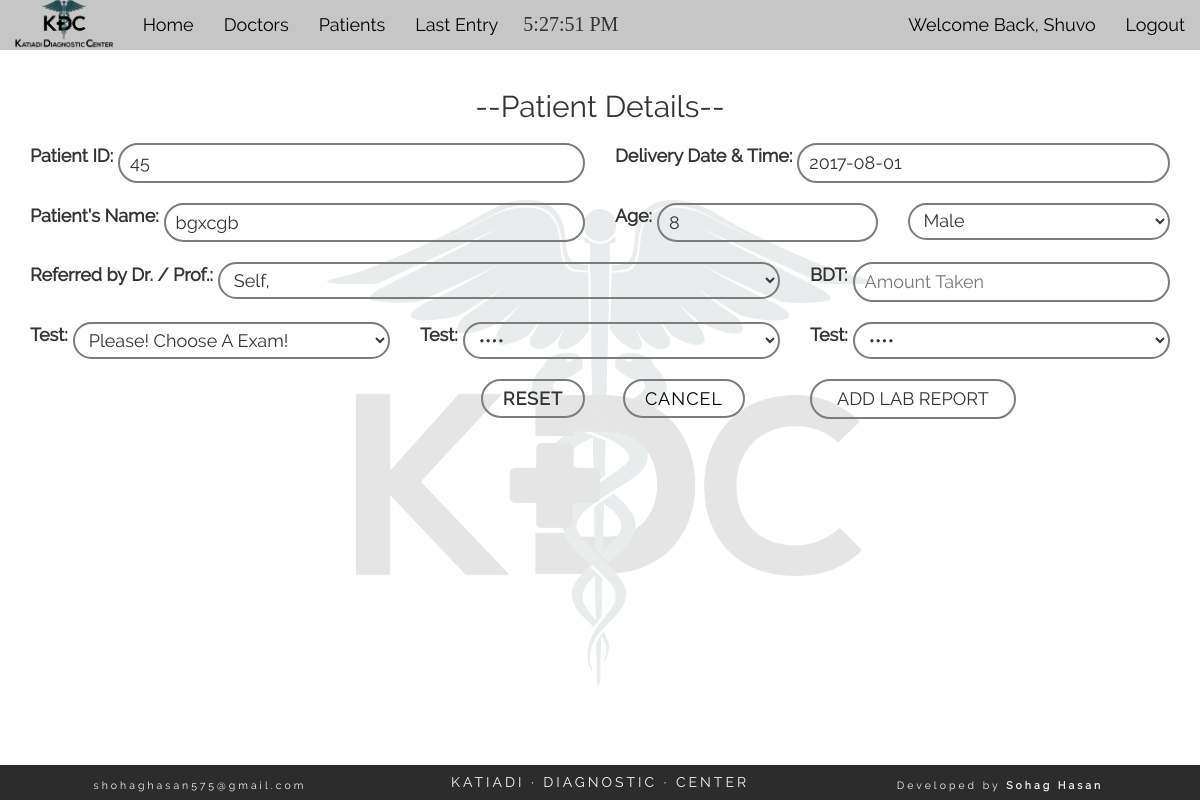
The page /pat_info.php?p_id=45 (signed in) on the database its author committed.
### tables this page shows
CREATE TABLE "patient" (
	`lab_id`	INTEGER NOT NULL PRIMARY KEY AUTOINCREMENT,
	`p_id`	int(11) NOT NULL,
	`p_datetime`	datetime NOT NULL,
	`p_name`	varchar(200) NOT NULL,
	`p_age`	int(11) NOT NULL,
	`sex`	varchar(10) NOT NULL,
	`doctor_id`	int(11) NOT NULL,
	`specimen1`	varchar(50) NOT NULL,
	`specimen2`	varchar(50) NOT NULL,
	`specimen3`	varchar(50) NOT NULL,
	`status`	int(1) NOT NULL,
	`pat_amount`	INTEGER,
	`doc_amount`	INTEGER,
	`whenadded`	TEXT
);

CREATE TABLE "doctor" (
	`doctor_id`	INTEGER NOT NULL PRIMARY KEY AUTOINCREMENT,
	`d_name`	varchar(200) NOT NULL,
	`age`	int(11) NOT NULL,
	`sex`	varchar(15) NOT NULL,
	`degree`	varchar(200) NOT NULL,
	`status`	int(1) NOT NULL
);

### pat_info.php (the view, shortened to what this page needs)
<?php
	if(isset($_SESSION['username'])){
	require_once("config.php");
	$sel= "SELECT * FROM doctor WHERE doctor_id AND status='1'";
	$res_qry = $db-> query($sel);
	$p_id_r = $_GET['p_id'];
	$selss= "SELECT * FROM patient WHERE p_id='$p_id_r' AND status='1'";
	$ressub= $db-> query($selss);
	$datasub=$ressub-> fetchArray(SQLITE3_ASSOC);
?>
    <section class="container-fluid" id="test_list" >
    	<div class="row">
    		<div class="col-md-12 text-center">
    			<h2 class="title">--Patient Details--</h2>
    			<form action="" method="post" id="p_form" class="text-left">
    			<div class="col-md-6 form_row">
   				  <label for="p_id">Patient ID:</label>
   				  <input id="p_id" type="number" name="p_id" placeholder="Enter The Slip Number Here" value="<?php echo $p_id_r; ?>" title="Enter The Patient ID Here!" required>
    			</div>
   				  	<div class="col-md-6 form_row" >
   				  		<label for="">Delivery Date & Time:</label>
						<input type="text" id="form-control" data-date-format="DD, dd MM yyyy, HH:ii P" name="datetime" value="<?php echo $datasub['p_datetime']; ?>" placeholder="Click to set Date & Time" required>
					</div>
					<div class="col-md-6 form_row">
    					<label for="p_name">Patient's Name:</label>
    					<input type="text" name="p_name" id="p_name" placeholder="Type Patient's Name Here" value="<?php echo $datasub['p_name']; ?>" required>
    				</div>
   				  <div class="col-md-3 form_row">
    					<label for="p_age">Age:</label>
    					<input type="number" name="p_age" id="p_age" placeholder="Patient's Age" value="<?php echo $datasub['p_age']; ?>" required>
    				</div>
   				  <div class="col-md-3 form_row">
					 	<select name="sex" id="" required>
					 		<option value="Male" <?php if($datasub['sex']==='Male'){echo('selected'); } ?>>Male</option>
					 	</select>
   				  </div>
   				  <div class="col-md-8 form_row">
   				  	<label for="doctor_name">Referred by Dr. / Prof.:</label>
					<select name="doctor" required>
		  <?php while($data = $res_qry-> fetchArray(SQLITE3_ASSOC)){ ?>
			<option value="<?php echo $data['doctor_id']; ?>" <?php if($datasub['doctor_id']===$data['doctor_id']){ echo('selected'); } ?>><?php echo $data['d_name'].", ".$data['degree']; ?></option>
	   	<?php } ?>
					</select>
   				  </div>
   				  <div class="col-md-4 form_row">
   				  	<label for="p_age">BDT:</label>
   				  	<input type="number" name="pat_amount" id="p_age" value="<?php echo $datasub['pat_amount']; ?>" placeholder="Amount Taken" required>
   				  </div>
   				  <div class="col-md-4 form_row">
						<label>Test: </label>
							<select name="specimen1" id="specimen1" required>
								<option value="">Please! Choose A Exam!</option>
							</select>
   				  </div>
   				  <div class="col-md-4 text-center form_row">
						<label>Test: </label>
						  <select name="specimen2" id="specimen2">
								<option value="">&bull;&bull;&bull;&bull;</option>
						  </select>
   				  </div>
   				  <div class="col-md-4 text-right form_row">
						<label>Test: </label>
							<select name="specimen3" id="specimen3">
								<option value="">&bull;&bull;&bull;&bull;</option>
						  </select>
   				  </div>
    				<div class="col-md-6 text-right">
    					<label title="View Reset Button" class="check_box" for=cb>Reset</label>
    				</div>
    				<div class="col-md-2 text-right">
						<a class="cancel_button" style="top: 0px;" href="index.php">Cancel</a>
					</div>
    				<div class="col-md-4 text-left">
    					<input type="submit" name="go" id="go" value="ADD LAB REPORT" title="Click Here To Add Lab Report.">
    				</div>
    			</form>
    		</div>
    	</div>
    </section>
	<?php
		}else{
				header('location: login.php');
			}
		?>

### css/style.css (style rules this page uses)
* { font-family: "Raleway-Regular"; }
body { background: url(../pics/bg.png) center center no-repeat; background-size: contain; min-height: 100vh; padding-bottom: 39px; }
.check_box { float: right; border: 2px solid #7C7C7C; padding: 5px 20px; border-radius: 20px; text-transform: uppercase; letter-spacing: 1px; cursor: pointer; transition: all ease 200ms; }
.title { font-size: 30px; }
.form_row { display: flex; }
select, input { border: 2px solid #7C7C7C; background-color: transparent; border-radius: 36px; padding: 5px 10px; outline: 0px; flex: 1; font-size: 18px!important; }
#p_form > div { margin: 10px 0px; }
label, a { font-size: 18px !important; line-height: 25px; padding: 0px 5px 0px 0px; }
.cancel_button { position: absolute; top: 50px; right: 50px; border: 2px solid #7C7C7C; border-radius: 25px; padding: 5px 20px; text-transform: uppercase; transition: all ease 200ms; letter-spacing: 1px; color: #000000; }
#go { transition: 200ms ease; padding-left: 25px; padding-right: 25px; }

### rows shown on the page
patient: datetime "2017-08-01", p_name "bgxcgb", p_age "8", sex "Male", doctor "Self,"

### other values the page prints
$_SESSION['username'] "Shuvo"
